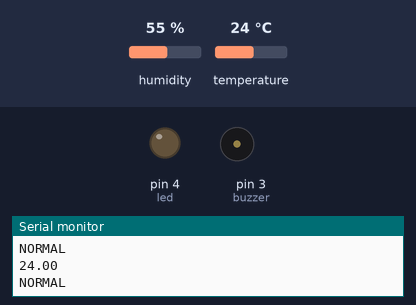
This sketch was run on a simulated Arduino Uno, built with avr-gcc and run on an emulated ATmega328P. Shown: output pins drawn as LEDs (lit = HIGH), buzzer (waves = sounding, pin HIGH), the last lines printed to the serial monitor. Inputs (shaded band) come from the test bench; at power-on: temperature 24 °C, humidity 55 %.

Above: at 2.8 s.
2.9 s: temperature set to 31 °C
5.6 s: temperature set to 34 °C
At 7.0 s:
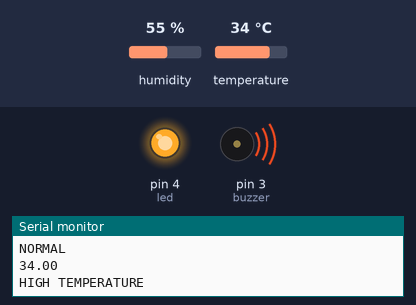
8.3 s: temperature set to 12 °C
At 10.6 s:
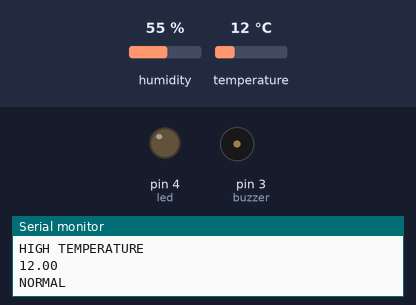
11.6 s: temperature set to 33 °C
At 13.1 s:
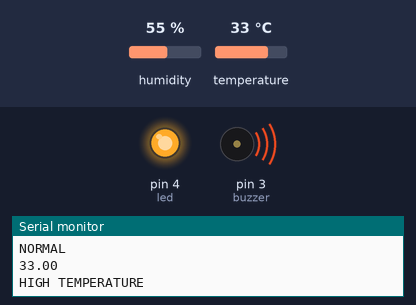
Timing chart, 0 to 14.6 s (numbered marks = the images above; inputs shaded):
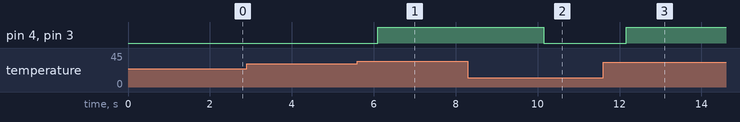

Measured:
- the behaviour switches between 32 and 33 °C on temperature (found by bisection; images 0 and 1)
- after the input at 5.6 s, pin 4 (led), pin 3 (buzzer): LOW → HIGH after 0.50 s
- after the input at 8.3 s, pin 4 (led), pin 3 (buzzer): HIGH → LOW after 1.8 s
- after the input at 11.6 s, pin 4 (led), pin 3 (buzzer): LOW → HIGH after 0.57 s

The sketch:

temp.ino
```cpp
#include<DHT.h>
DHT dht(2,DHT11);
int buzzer=3;
int led =4;
void setup() {
  Serial.begin(9600);
  dht.begin();
  pinMode(buzzer,OUTPUT);
  pinMode(led,OUTPUT);

}

void loop() {
  float val = dht.readTemperature();
  Serial.println(val);
   if (val >=33){
    digitalWrite(buzzer,HIGH);
    digitalWrite(led,HIGH);
    Serial.println("HIGH TEMPERATURE");
   }
   else{
    digitalWrite(buzzer,LOW);
    digitalWrite(led,LOW);
    Serial.println("NORMAL");
   }
   delay(1000);
}
```
